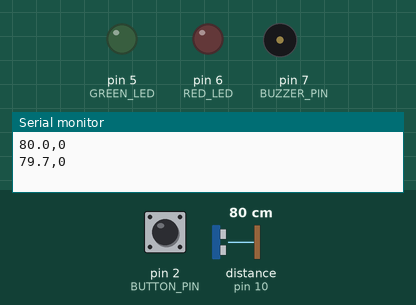
A sketch run on a simulated Arduino Uno, built with avr-gcc and run on an emulated ATmega328P. Parts: output pins drawn as LEDs (lit = HIGH), buzzer (waves = sounding), the last lines printed to the serial monitor. Wiring (inferred from the names in the program): ultrasonic range finder: trigger pin 9; echo pin 10. Inputs (shaded band) come from the test bench; at power-on: pin 2 (BUTTON_PIN) HIGH, distance to the obstacle (sensor on pin 10) 80 cm. The echo pulse lasts 58.3 µs per cm; pins used as bus, display or sensor lines are not drawn.

Above: at 1.2 s.
1.3 s: pin 2 (BUTTON_PIN) pulled LOW for 0.15 s
At 2.0 s:
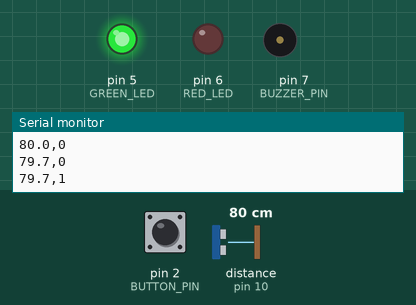
3.0 s: distance to the obstacle (sensor on pin 10) set to 2 cm
At 3.31 s:
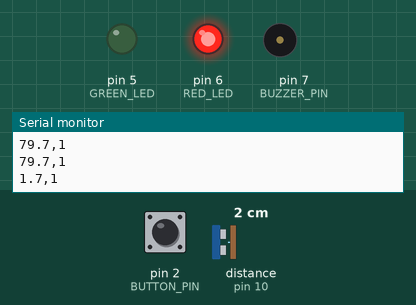
6.1 s: distance to the obstacle (sensor on pin 10) set to 35 cm
At 6.31 s:
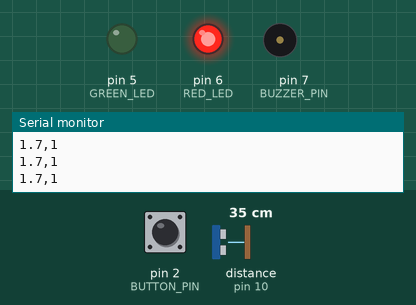
8.0 s: distance to the obstacle (sensor on pin 10) set to 4 cm
At 8.31 s:
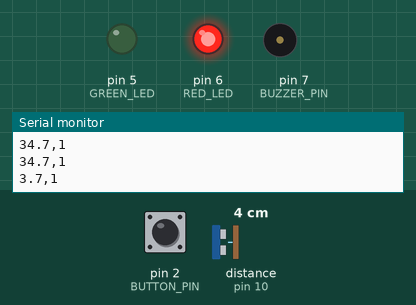
Timing chart, 0 to 12.1 s (numbered marks = the images above; inputs shaded):
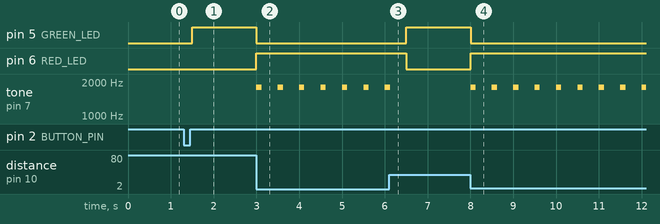

Measured:
- after the input at 1.3 s, pin 5 (GREEN_LED): LOW → HIGH after 0.21 s
- after the input at 3.0 s, pin 5 (GREEN_LED): HIGH → LOW at once; pin 6 (RED_LED): LOW → HIGH at once; tone on pin 7 (BUZZER_PIN): alternates 1800 Hz for 0.12 s and silent for 0.38 s, starting at once
- after the input at 6.1 s, pin 5 (GREEN_LED): LOW → HIGH after 0.40 s; pin 6 (RED_LED): HIGH → LOW after 0.40 s; tone on pin 7 (BUZZER_PIN): goes on until 6.1 s, then stays silent
- after the input at 8.0 s, pin 5 (GREEN_LED): HIGH → LOW at once; pin 6 (RED_LED): LOW → HIGH at once; tone on pin 7 (BUZZER_PIN): alternates 1800 Hz for 0.12 s and silent for 0.38 s, starting at once

The sketch:

smart_study_desk.ino
```cpp
// Smart Study Desk - Arduino Uno R3 + HC-SR04
// Serial protocol to the Python dashboard: distance_cm,session_active
// Example: 42.5,1
// Button toggles the study session.

const int TRIG_PIN = 9;
const int ECHO_PIN = 10;
const int GREEN_LED = 5;
const int RED_LED = 6;
const int BUZZER_PIN = 7;
const int BUTTON_PIN = 2;

const float TOO_CLOSE_CM = 30.0;
const float AWAY_CM = 120.0;

bool sessionActive = false;
bool lastButtonReading = HIGH;
bool buttonState = HIGH;
unsigned long lastDebounceTime = 0;
const unsigned long debounceDelay = 45;
unsigned long lastSample = 0;

float readDistanceCm() {
  digitalWrite(TRIG_PIN, LOW);
  delayMicroseconds(3);
  digitalWrite(TRIG_PIN, HIGH);
  delayMicroseconds(10);
  digitalWrite(TRIG_PIN, LOW);

  unsigned long duration = pulseIn(ECHO_PIN, HIGH, 30000UL);
  if (duration == 0) return 250.0;
  return duration * 0.0343 / 2.0;
}

void setup() {
  pinMode(TRIG_PIN, OUTPUT);
  pinMode(ECHO_PIN, INPUT);
  pinMode(GREEN_LED, OUTPUT);
  pinMode(RED_LED, OUTPUT);
  pinMode(BUZZER_PIN, OUTPUT);
  pinMode(BUTTON_PIN, INPUT_PULLUP);
  Serial.begin(9600);
}

void loop() {
  bool reading = digitalRead(BUTTON_PIN);
  if (reading != lastButtonReading) lastDebounceTime = millis();

  if ((millis() - lastDebounceTime) > debounceDelay) {
    if (reading != buttonState) {
      buttonState = reading;
      if (buttonState == LOW) sessionActive = !sessionActive;
    }
  }
  lastButtonReading = reading;

  if (millis() - lastSample >= 500) {
    lastSample = millis();
    float distance = readDistanceCm();

    if (sessionActive) {
      if (distance < TOO_CLOSE_CM) {
        digitalWrite(RED_LED, HIGH);
        digitalWrite(GREEN_LED, LOW);
        tone(BUZZER_PIN, 1800, 120);
      } else if (distance >= AWAY_CM) {
        digitalWrite(RED_LED, HIGH);
        digitalWrite(GREEN_LED, LOW);
        noTone(BUZZER_PIN);
      } else {
        digitalWrite(RED_LED, LOW);
        digitalWrite(GREEN_LED, HIGH);
        noTone(BUZZER_PIN);
      }
    } else {
      digitalWrite(RED_LED, LOW);
      digitalWrite(GREEN_LED, LOW);
      noTone(BUZZER_PIN);
    }

    Serial.print(distance, 1);
    Serial.print(",");
    Serial.println(sessionActive ? 1 : 0);
  }
}
```
